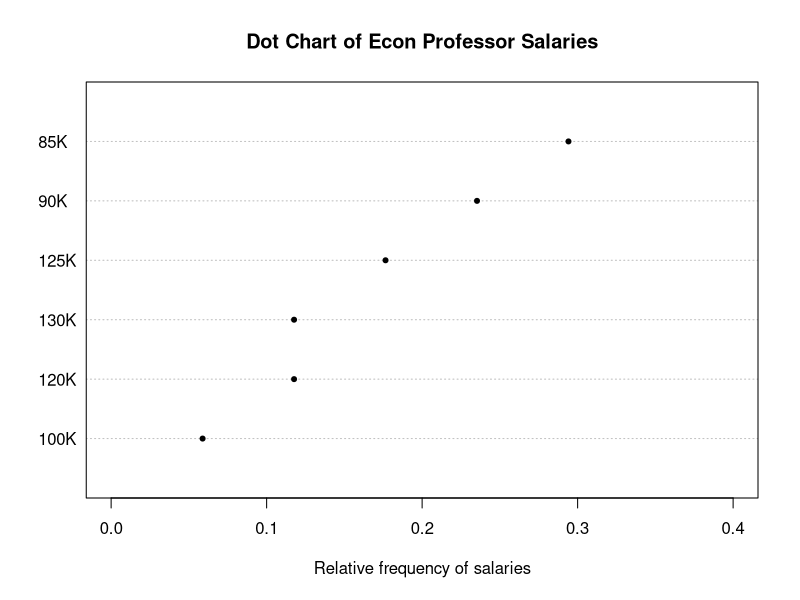
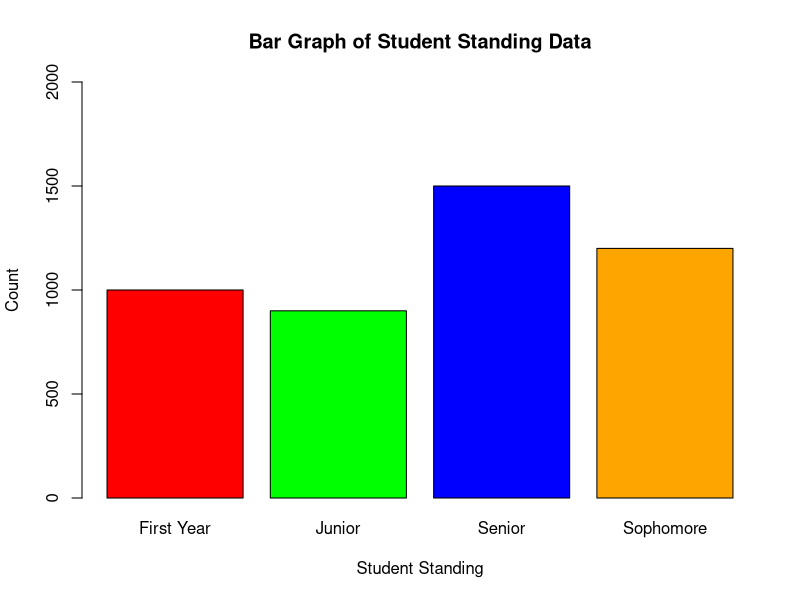

The R script that drew these images, in order:
## ---- chunk 1
knitr::opts_chunk$set(echo = TRUE)
## ---- chunk 2
#create table with salaries and frequency

salaryset <- c(rep('85K', 5), rep('90K', 4), rep('100K', 1), rep('120K', 2), 
rep('125K', 3), rep('130K', 2))

salarytable <- table(salaryset)

## ---- chunk 3
salarytable #notice that R arranged in different order than what was entered in set 
## ---- chunk 4
#constructing relative frequency distribution of the data in the table.

s <- sum(salarytable)

#divide by sum to get relative frequencies
relfreq <- salarytable/s 

#view freq
relfreq
## ---- chunk 5
dotchart(sort(relfreq),
         xlab = 'Relative frequency of salaries',
         main = 'Dot Chart of Econ Professor Salaries',
         xlim = c(0, 0.4), pch = 20, color = 'black')
## ---- chunk 6
salaries <- c(rep(85000, 5), rep(90000, 4), rep(100000, 1), rep(120000, 2), 
rep(125000, 3), rep(130000, 2))

head(salaries, 9) #confirming data entered correctly. Note that salaries is numerical and salaryset is categorical.
## ---- chunk 7
mean(salaries)
## ---- chunk 8
median(salaries)
## ---- chunk 9
min(salaries)
max(salaries)
## ---- chunk 10
IQR(salaries) #IQR is 40,000
summary(salaries) #quartiles 
## ---- chunk 11
#create table with grade and frequency

students <- c(rep('First Year', 1000), rep('Sophomore', 1200), rep('Junior', 900), rep('Senior', 1500))

studenttable <- table(students)
studenttable
## ---- chunk 12
#building up to bar chart by making a relative frequency distribution

n <- sum(studenttable)

#divide by sum and make new table w/ relative frequencies 

studentfreq <- studenttable/n
studentfreq
## ---- chunk 13
#barplot
barplot(studenttable, col = c('red', 'green', 'blue', 'orange'),
        xlab = 'Student Standing',
        ylab = 'Count',
        ylim = c(0, 2000), main = 'Bar Graph of Student Standing Data')
## ---- chunk 14
#entered heights in total inches 
heights <- c(70, 65, 66, 66, 68, 65, 62, 72)
## ---- chunk 15
summary(heights)
## ---- chunk 16
IQR(heights) #IQR is 3.5 inches
sd(heights) #3.150964 is standard deviation 
## ---- chunk 17
#using as.table() and other functions to create a contingency table of counts. Source: anvas.evergreen.edu/courses/3164/modules/items/311641  

tab <- as.table(rbind(c(508, 349, 425, 288), c(371, 337, 384, 338)))
dimnames(tab) <- list(finaid = c("Yes", "No"),
                      class = c("First Year", "Sophomore", "Junior", "Senior"))
tab
## ---- chunk 18
total <- rowSums(tab) #finding row sums
tab <- cbind(tab, total) #adding row sums to table
total <- colSums(tab) #reusing "total" for finding column sums 
fintab <- rbind(tab, total) #second table with sums for cross tabulation 
fintab #viewing table with totals 
## ---- chunk 19
prop.table(fintab) #using prop.table 
